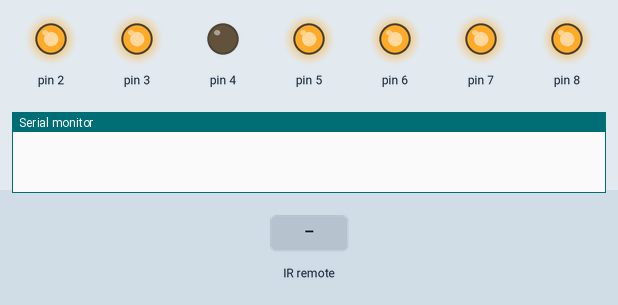
Recording of a sketch running on a simulated Arduino Uno, built with avr-gcc and run on an emulated ATmega328P. Shown: output pins drawn as LEDs (lit = HIGH), the last lines printed to the serial monitor. Inputs (shaded band) come from the test bench.

Above: at 1.2 s.
1.3 s: infrared code 0xFF6897 received
At 2.5 s:
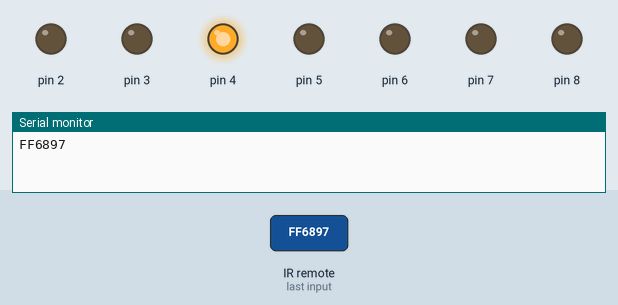
2.8 s: infrared code 0xFF30CF received
At 3.7 s:
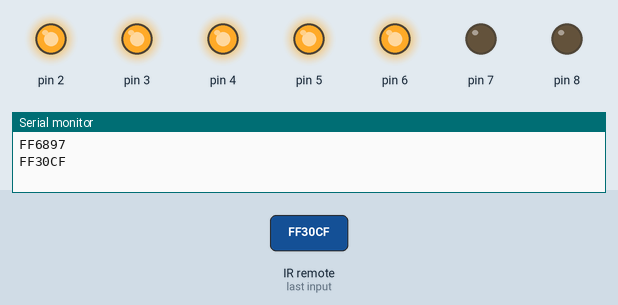
4.3 s: infrared code 0xFF18E7 received
At 4.9 s:
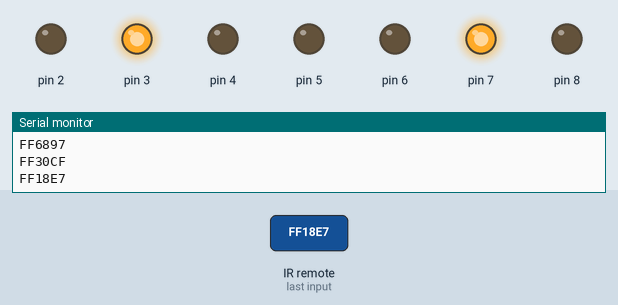
5.8 s: infrared code 0xFF7A85 received
At 7.0 s:
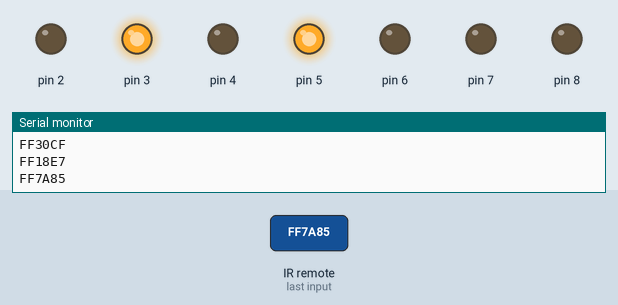
7.3 s: infrared code 0xFF10EF received
At 8.3 s:
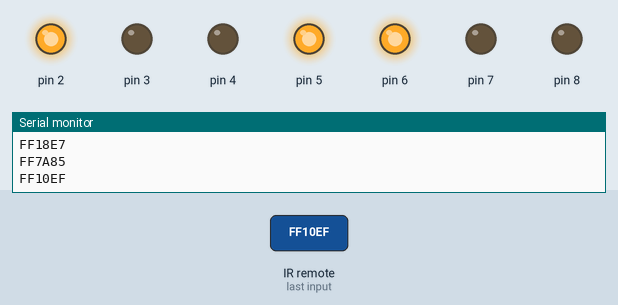
8.8 s: infrared code 0xFF38C7 received
At 9.5 s:
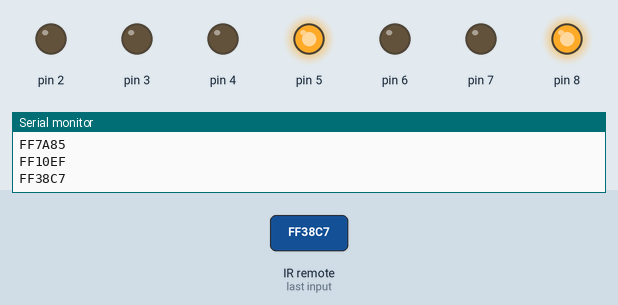
Timing chart, 0 to 11.3 s (numbered marks = the images above; inputs shaded):
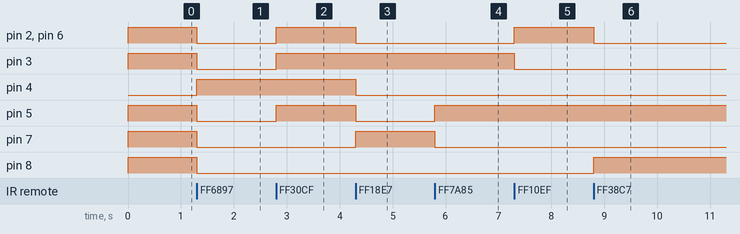

The sketch:

8.2.3.IR_ile_7_bolumlu_LED_gosterge_kontrolu.ino
```cpp
#include <IRremote.h> //IR kütüphanesi eklenir.
int IRpin = 11; //IR okuyucu pin atanır.

IRrecv iralici(IRpin);  //IR alıcı nesnesi oluşturulur.
decode_results sonuclar;  //decode_results sınıfından sonuclar isimli bir nesne oluşturulur.
//Bu nesne iralici tarafından kullanılacak olup, bilgileri decode etmeye yarar.

void setup()
{
Serial.begin(9600); //seri veri iletişimi başlatılır.
iralici.enableIRIn(); // IR okuyucu başlatılır.
//7 bolumlu LED gösterge pinleri çıkış olarak tanımlanır.
pinMode(2, OUTPUT);
pinMode(3, OUTPUT);
pinMode(4, OUTPUT);
pinMode(5, OUTPUT);
pinMode(6, OUTPUT);
pinMode(7, OUTPUT);
pinMode(8, OUTPUT);
//Gösterge başladığınad - işareti gözükür. Bu bir defaya mahsustur.
digitalWrite(2, HIGH);
digitalWrite(8, HIGH);
digitalWrite(7, HIGH);
digitalWrite(6, HIGH);
digitalWrite(5, HIGH);
digitalWrite(3, HIGH);
digitalWrite(4, LOW);
}

void loop() {
if (iralici.decode(&sonuclar))  //Eğer okuyucu tuşa basıldığını algılarsa...
{
Serial.println(sonuclar.value, HEX);  //işlenen kod seri port ekrana yazdırılır.
rakamlarIR(); //tuş basımından elde edilen değer, rakamlar isimli tanımlanan fonksiyona yollanır.
iralici.resume(); // bir sonraki tuşa basılması beklenir.
}
}

void rakamlarIR()
{
switch(sonuclar.value)  // Alınan kod koşul yardımıyla ilgili LEDi yakar.
{
case 0XFF6897: //0 rakamı gösterilir.
digitalWrite(2, LOW);
digitalWrite(8, LOW);
digitalWrite(7, LOW);
digitalWrite(6, LOW);
digitalWrite(5, LOW);
digitalWrite(3, LOW);
digitalWrite(4, HIGH);
break;
case 0XFF30CF: //1 rakamı gösterilir.
digitalWrite(2, HIGH);
digitalWrite(8, LOW);
digitalWrite(7, LOW);
digitalWrite(6, HIGH);
digitalWrite(5, HIGH);
digitalWrite(3, HIGH);
digitalWrite(4, HIGH);
break;
case 0XFF18E7: //2 rakamı gösterilir.
digitalWrite(2, LOW);
digitalWrite(8, LOW);
digitalWrite(7, HIGH);
digitalWrite(4, LOW);
digitalWrite(5, LOW);
digitalWrite(6, LOW);
digitalWrite(3, HIGH);
break;
case 0XFF7A85: //3 rakamı gösterilir.
digitalWrite(2,LOW);
digitalWrite(8,LOW);
digitalWrite(4,LOW);
digitalWrite(7,LOW);
digitalWrite(6,LOW);
digitalWrite(3, HIGH);
digitalWrite(5, HIGH);
break;
case 0XFF10EF: //4 rakamı gösterilir.
digitalWrite(2,HIGH);
digitalWrite(3,LOW);
digitalWrite(4,LOW);
digitalWrite(8,LOW);
digitalWrite(7,LOW);
digitalWrite(5, HIGH);
digitalWrite(6,HIGH);
break;
case 0XFF38C7: //5 rakamı gösterilir.
digitalWrite(2,LOW);
digitalWrite(3,LOW);
digitalWrite(4,LOW);
digitalWrite(7,LOW);
digitalWrite(6,LOW);
digitalWrite(5, HIGH);
digitalWrite(8,HIGH);
break;
case 0XFF5AA5:  //6 rakamı gösterilir.
digitalWrite(2,LOW);
digitalWrite(3,LOW);
digitalWrite(4,LOW);
digitalWrite(7,LOW);
digitalWrite(6,LOW);
digitalWrite(5,LOW);
digitalWrite(8,HIGH);
break;
case 0XFF42BD: //7 rakamı gösterilir.
digitalWrite(2,LOW);
digitalWrite(8,LOW);
digitalWrite(7,LOW);
digitalWrite(3,HIGH);
digitalWrite(4,HIGH);
digitalWrite(5,HIGH);
digitalWrite(6,HIGH);
break;
case 0XFF4AB5: //8 rakamı gösterilir.
digitalWrite(2,LOW);
digitalWrite(3,LOW);
digitalWrite(4,LOW);
digitalWrite(8,LOW);
digitalWrite(5,LOW);
digitalWrite(7,LOW);
digitalWrite(6,LOW);
digitalWrite(4,LOW);
break;
case 0XFF52AD:  //9 rakamı gösterilir.
digitalWrite(2,LOW);
digitalWrite(3,LOW);
digitalWrite(4,LOW);
digitalWrite(8,LOW);
digitalWrite(7,LOW);
digitalWrite(5,HIGH);
digitalWrite(6,HIGH);
break;
default: //Başka bir tuşa basıldığında "diğer tuşlara basıldı!" uyarısını verir.
Serial.println("diğer tuşlara basıldı!");
}
delay(500);
}
```

Measured:
- after the input at 1.3 s, pin 2, pin 3, pin 5–8: HIGH → LOW at once; pin 4: LOW → HIGH at once
- after the input at 2.8 s, pin 2, pin 3, pin 5, pin 6: LOW → HIGH at once
- after the input at 4.3 s, pin 2, pin 4–6: HIGH → LOW at once; pin 7: LOW → HIGH at once
- after the input at 5.8 s, pin 5: LOW → HIGH at once; pin 7: HIGH → LOW at once
- after the input at 7.3 s, pin 2, pin 6: LOW → HIGH at once; pin 3: HIGH → LOW at once
- after the input at 8.8 s, pin 2, pin 6: HIGH → LOW at once; pin 8: LOW → HIGH at once
